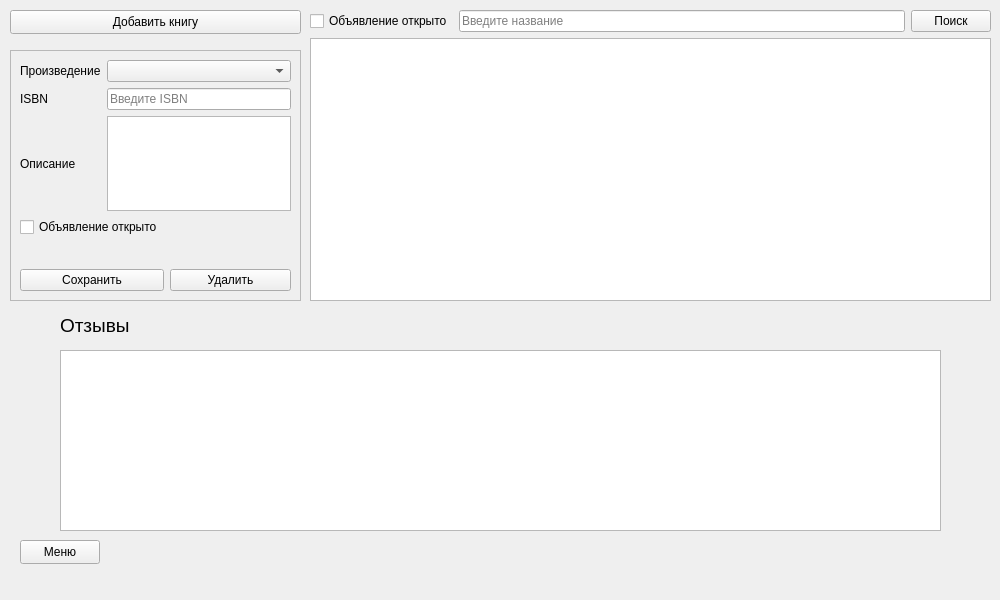
<?xml version="1.0" encoding="UTF-8"?>
<ui version="4.0">
 <class>UserMyBooks</class>
 <widget class="QMainWindow" name="UserMyBooks">
  <property name="geometry">
   <rect>
    <x>0</x>
    <y>0</y>
    <width>1000</width>
    <height>600</height>
   </rect>
  </property>
  <property name="sizePolicy">
   <sizepolicy hsizetype="Minimum" vsizetype="Preferred">
    <horstretch>0</horstretch>
    <verstretch>0</verstretch>
   </sizepolicy>
  </property>
  <property name="windowTitle">
   <string>Мои книги</string>
  </property>
  <widget class="QWidget" name="centralwidget">
   <widget class="QFrame" name="frame">
    <property name="geometry">
     <rect>
      <x>10</x>
      <y>50</y>
      <width>291</width>
      <height>251</height>
     </rect>
    </property>
    <property name="sizePolicy">
     <sizepolicy hsizetype="Fixed" vsizetype="Fixed">
      <horstretch>0</horstretch>
      <verstretch>0</verstretch>
     </sizepolicy>
    </property>
    <property name="frameShape">
     <enum>QFrame::Shape::StyledPanel</enum>
    </property>
    <property name="frameShadow">
     <enum>QFrame::Shadow::Plain</enum>
    </property>
    <layout class="QGridLayout" name="gridLayout">
     <item row="6" column="1">
      <spacer name="verticalSpacer_2">
       <property name="orientation">
        <enum>Qt::Orientation::Vertical</enum>
       </property>
       <property name="sizeHint" stdset="0">
        <size>
         <width>20</width>
         <height>30</height>
        </size>
       </property>
      </spacer>
     </item>
     <item row="2" column="1" colspan="3">
      <widget class="QLineEdit" name="leISBN">
       <property name="maxLength">
        <number>13</number>
       </property>
       <property name="placeholderText">
        <string>Введите ISBN</string>
       </property>
      </widget>
     </item>
     <item row="8" column="0" colspan="2">
      <widget class="QPushButton" name="btnSave">
       <property name="sizePolicy">
        <sizepolicy hsizetype="Preferred" vsizetype="Fixed">
         <horstretch>0</horstretch>
         <verstretch>0</verstretch>
        </sizepolicy>
       </property>
       <property name="text">
        <string>Сохранить</string>
       </property>
      </widget>
     </item>
     <item row="1" column="0">
      <widget class="QLabel" name="lbLit">
       <property name="text">
        <string>Произведение</string>
       </property>
      </widget>
     </item>
     <item row="3" column="0">
      <widget class="QLabel" name="lbDescription">
       <property name="text">
        <string>Описание</string>
       </property>
      </widget>
     </item>
     <item row="8" column="2" colspan="2">
      <widget class="QPushButton" name="btnDel">
       <property name="sizePolicy">
        <sizepolicy hsizetype="Preferred" vsizetype="Fixed">
         <horstretch>0</horstretch>
         <verstretch>0</verstretch>
        </sizepolicy>
       </property>
       <property name="text">
        <string>Удалить</string>
       </property>
      </widget>
     </item>
     <item row="1" column="1" colspan="3">
      <widget class="QComboBox" name="cbLit">
       <property name="placeholderText">
        <string>Произведение</string>
       </property>
      </widget>
     </item>
     <item row="2" column="0">
      <widget class="QLabel" name="lbISBN">
       <property name="text">
        <string>ISBN</string>
       </property>
      </widget>
     </item>
     <item row="3" column="1" colspan="3">
      <widget class="QTextEdit" name="teDescription">
       <property name="sizePolicy">
        <sizepolicy hsizetype="Expanding" vsizetype="Expanding">
         <horstretch>0</horstretch>
         <verstretch>0</verstretch>
        </sizepolicy>
       </property>
       <property name="maximumSize">
        <size>
         <width>16777215</width>
         <height>100</height>
        </size>
       </property>
      </widget>
     </item>
     <item row="5" column="0" colspan="4">
      <widget class="QCheckBox" name="chbIsOffered">
       <property name="text">
        <string>Объявление открыто</string>
       </property>
      </widget>
     </item>
    </layout>
   </widget>
   <widget class="QPushButton" name="btnMenu">
    <property name="geometry">
     <rect>
      <x>20</x>
      <y>540</y>
      <width>80</width>
      <height>24</height>
     </rect>
    </property>
    <property name="text">
     <string>Меню</string>
    </property>
   </widget>
   <widget class="QWidget" name="verticalLayoutWidget">
    <property name="geometry">
     <rect>
      <x>310</x>
      <y>10</y>
      <width>681</width>
      <height>291</height>
     </rect>
    </property>
    <layout class="QVBoxLayout" name="vlTable">
     <item>
      <layout class="QHBoxLayout" name="hlSearch">
       <item>
        <widget class="QCheckBox" name="chbIsOfferedSearch">
         <property name="text">
          <string>Объявление открыто</string>
         </property>
        </widget>
       </item>
       <item>
        <widget class="QLineEdit" name="leSearch">
         <property name="placeholderText">
          <string>Введите название</string>
         </property>
        </widget>
       </item>
       <item>
        <widget class="QPushButton" name="btnSearch">
         <property name="text">
          <string>Поиск</string>
         </property>
        </widget>
       </item>
      </layout>
     </item>
     <item>
      <widget class="QTableWidget" name="twData">
       <property name="sizePolicy">
        <sizepolicy hsizetype="Expanding" vsizetype="Expanding">
         <horstretch>0</horstretch>
         <verstretch>0</verstretch>
        </sizepolicy>
       </property>
      </widget>
     </item>
    </layout>
   </widget>
   <widget class="QPushButton" name="btnAddMode">
    <property name="geometry">
     <rect>
      <x>10</x>
      <y>10</y>
      <width>291</width>
      <height>24</height>
     </rect>
    </property>
    <property name="text">
     <string>Добавить книгу</string>
    </property>
   </widget>
   <widget class="QTableWidget" name="twReviews">
    <property name="geometry">
     <rect>
      <x>60</x>
      <y>350</y>
      <width>881</width>
      <height>181</height>
     </rect>
    </property>
   </widget>
   <widget class="QLabel" name="lbReviewsTitle">
    <property name="geometry">
     <rect>
      <x>60</x>
      <y>310</y>
      <width>121</width>
      <height>31</height>
     </rect>
    </property>
    <property name="font">
     <font>
      <pointsize>14</pointsize>
     </font>
    </property>
    <property name="text">
     <string>Отзывы</string>
    </property>
   </widget>
  </widget>
  <widget class="QMenuBar" name="menubar">
   <property name="geometry">
    <rect>
     <x>0</x>
     <y>0</y>
     <width>1000</width>
     <height>21</height>
    </rect>
   </property>
  </widget>
 </widget>
 <resources/>
 <connections/>
</ui>
